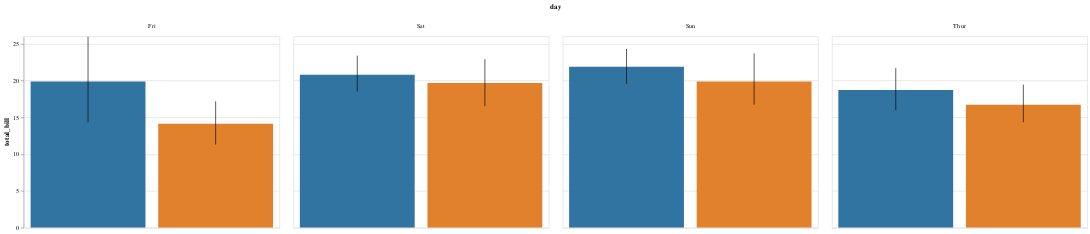

Here is the notebook cell this chart was saved with:
### Code cell
display(salt.barplot(x="day", y="total_bill", hue="sex", data=tips))
ax = sns.barplot(x="day", y="total_bill", hue="sex", data=tips)

### Figure 1 — Vega-Lite specification as saved in the notebook (floating-point values rounded to 4 significant figures)
{"$schema": "https://vega.github.io/schema/vega-lite/v2.4.1.json", "config": {"view": {"height": 300, "width": 400}}, "data": {"values": [{"c": "rgb(49.62499999999999, 115.62499999999996, 161.37500000000003)", "ci0": 15.95, "ci1": 21.69, "day": "Thur", "sex": "Male", "total_bill": 18.71}, {"c": "rgb(224.87499999999997, 128.875, 44.12500000000004)", "ci0": 14.33, "ci1": 19.45, "day": "Thur", "sex": "Female", "total_bill": 16.72}, {"c": "rgb(49.62499999999999, 115.62499999999996, 161.37500000000003)", "ci0": 14.33, "ci1": 25.97, "day": "Fri", "sex": "Male", "total_bill": 19.86}, {"c": "rgb(224.87499999999997, 128.875, 44.12500000000004)", "ci0": 11.3, "ci1": 17.18, "day": "Fri", "sex": "Female", "total_bill": 14.15}, {"c": "rgb(49.62499999999999, 115.62499999999996, 161.37500000000003)", "ci0": 18.49, "ci1": 23.39, "day": "Sat", "sex": "Male", "total_bill": 20.8}, {"c": "rgb(224.87499999999997, 128.875, 44.12500000000004)", "ci0": 16.52, "ci1": 22.9, "day": "Sat", "sex": "Female", "total_bill": 19.68}, {"c": "rgb(49.62499999999999, 115.62499999999996, 161.37500000000003)", "ci0": 19.56, "ci1": 24.28, "day": "Sun", "sex": "Male", "total_bill": 21.89}, {"c": "rgb(224.87499999999997, 128.875, 44.12500000000004)", "ci0": 16.71, "ci1": 23.68, "day": "Sun", "sex": "Female", "total_bill": 19.87}]}, "facet": {"column": {"field": "day", "type": "nominal"}}, "spec": {"layer": [{"encoding": {"color": {"field": "c", "scale": null, "type": "nominal"}, "x": {"axis": {"title": ""}, "field": "sex", "sort": null, "type": "nominal"}, "y": {"axis": {"title": "total_bill"}, "field": "total_bill", "type": "quantitative"}}, "mark": "bar", "selection": {"selector002": {"bind": "scales", "encodings": ["x", "y"], "mark": {"fill": "#333", "fillOpacity": 0.125, "stroke": "white"}, "on": "[mousedown, window:mouseup] > window:mousemove!", "resolve": "global", "translate": "[mousedown, window:mouseup] > window:mousemove!", "type": "interval", "zoom": "wheel!"}}}, {"encoding": {"x": {"axis": null, "field": "sex", "sort": null, "type": "nominal"}, "y": {"field": "ci0", "type": "quantitative"}, "y2": {"field": "ci1", "type": "quantitative"}}, "mark": "rule"}]}}
